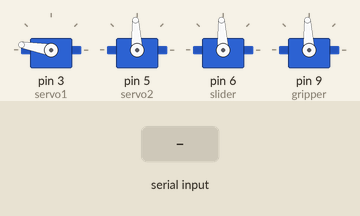
Simulated run of this sketch. Board: Arduino Uno, built with avr-gcc and run on an emulated ATmega328P. On the bench: 4 × servo. The test bench sets the inputs (shaded band). What the sketch prints to the serial monitor is not drawn.

Above: at 15.8 s.
15.9 s: "L2:90\n" received over Serial
At 17.3 s:
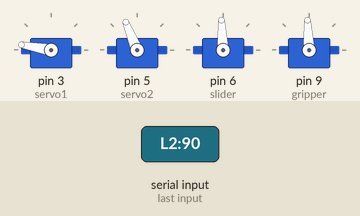
18.9 s: "L2:\n" received over Serial
At 19.5 s:
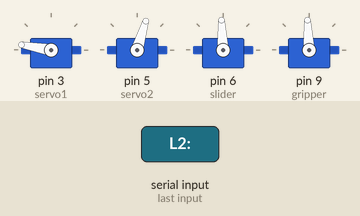
Timing chart, 0 to 22.6 s (numbered marks = the images above; inputs shaded):
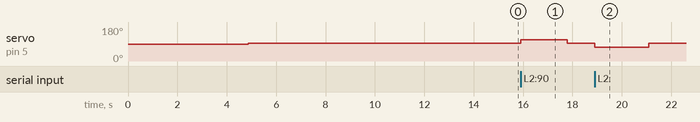

The sketch:

servo.ino.ino
```cpp
#include <Servo.h>

/* =================================================
   SERVO OBJECTS
   ================================================= */
Servo servo1;   // Link 1 (300 deg)
Servo servo2;   // Link 2 (360 deg continuous)
Servo slider;   // Slider / Z axis (300 deg)
Servo gripper;  // Gripper (300 deg)

/* =================================================
   PWM calibration (300 deg servos)
   ================================================= */
#define L1_MIN 1050
#define L1_MAX 2300
#define SL_MIN 600
#define SL_MAX 1500
#define GR_MIN 600
#define GR_MAX 1500

/* =================================================
   Current position state
   ================================================= */
int   l1_pos      = 180;
int   slider_pos  = 180;
int   gripper_pos = 180;

/* =================================================
   Link2 (360 deg continuous servo) CONFIG
   ================================================= */
int   L2_STOP     = 1500;   // tune
int   L2_PWM_CW   = 1500 - 200;   // tune
int   L2_PWM_CCW  = 1500 + 200;   // tune

float L2_deg_per_sec_CW  = 360/8.769;  // <-- ใส่ค่าที่วัดมา
float L2_deg_per_sec_CCW = 360/7.54;  // <-- ใส่ค่าที่วัดมา

float l2_deg = 0.0;   // ตำแหน่งสะสมของ link2 (deg)

/* =================================================
   Speed base (smooth motion for 300 deg servos)
   ================================================= */
int BASE_DELAY  = 40;
int EXTRA_DELAY = 20;

/* =================================================
   Angle -> PWM (300 deg servos)
   ================================================= */
int angleToPWM(int deg, int pwm_min, int pwm_max) {
  deg = constrain(deg, 0, 180);
  return map(deg, 0, 180, pwm_min, pwm_max);
}

/* =================================================
   Smooth motion (300 deg servos only)
   ================================================= */
void moveServoSmooth(Servo &sv,
                     int &currentPos,
                     int targetPos,
                     int pwm_min,
                     int pwm_max)
{
  targetPos = constrain(targetPos, 0, 300);   // สำหรับ servo 300°

  int distance = abs(targetPos - currentPos);
  if (distance == 0) return;

  int startPos = currentPos;
  int direction = (targetPos > currentPos) ? 1 : -1;

  for (int i = 0; i <= distance; i++)
  {
    float phase = (float)i / distance;

    // ease-in-out (smoothstep)
    float ease = phase * phase * (3 - 2 * phase);

    // easing อยู่ที่ "ตำแหน่ง"
    float easedStep = ease * distance;
    int pos = startPos + direction * easedStep;

    int pwm = angleToPWM(pos, pwm_min, pwm_max);
    sv.writeMicroseconds(pwm);

    delay(BASE_DELAY);   // คงที่
  }

  // 🔥 สำคัญมาก
  currentPos = targetPos;
}


/* =================================================
   Link2 low-level control
   ================================================= */
void l2Stop() {
  servo2.writeMicroseconds(L2_STOP);
}

void l2CW() {
  servo2.writeMicroseconds(L2_PWM_CW);
}

void l2CCW() {
  servo2.writeMicroseconds(L2_PWM_CCW);
}

/* =================================================
   Link2 motion (time-based)
   ================================================= */
void moveLink2To(float target_deg) {
  float delta = target_deg - l2_deg;
  if (abs(delta) < 0.3) return;

  bool cw = (delta < 0);
  float speed = cw ? L2_deg_per_sec_CW : L2_deg_per_sec_CCW;

  unsigned long move_time_ms =
    (unsigned long)(abs(delta) / speed * 1000.0);

  if (cw) l2CW();
  else    l2CCW();

  delay(move_time_ms);
  l2Stop();

  l2_deg = target_deg;
}

/* =================================================
   SETUP
   ================================================= */
void setup() {
  Serial.begin(9600);

  servo1.attach(3);
  servo2.attach(5);
  slider.attach(6);
  gripper.attach(9);

  // Home
  moveServoSmooth(servo1, l1_pos, 300, L1_MIN, L1_MAX);
  l2Stop();
  l2_deg = 0.0;
  moveServoSmooth(slider, slider_pos, 300, SL_MIN, SL_MAX);
  moveServoSmooth(gripper, gripper_pos, 300, GR_MIN, GR_MAX);

  Serial.println("servo.ino READY");
}

/* =================================================
   LOOP
   ================================================= */
void loop() {
  if (!Serial.available()) return;

  String cmd = Serial.readStringUntil('\n');
  cmd.trim();

  if (cmd.startsWith("L1:")) {
    int deg = cmd.substring(3).toInt();
    moveServoSmooth(servo1, l1_pos, deg, L1_MIN, L1_MAX);
  }
  else if (cmd.startsWith("L2:")) {
    float deg = cmd.substring(3).toFloat();
    moveLink2To(deg);
  }
  else if (cmd.startsWith("SL:")) {
    int deg = cmd.substring(3).toInt();
    moveServoSmooth(slider, slider_pos, deg, SL_MIN, SL_MAX);
  }
  else if (cmd.startsWith("GR:")) {
    int deg = cmd.substring(3).toInt();
    moveServoSmooth(gripper, gripper_pos, deg, GR_MIN, GR_MAX);
  }
}
```

Measured:
- after the input at 15.9 s, servo on pin 5 (servo2): 93° → 112° at once, → 93° 1.9 s later
- after the input at 18.9 s, servo on pin 5 (servo2): 93° → 73° at once, → 93° 2.2 s later
